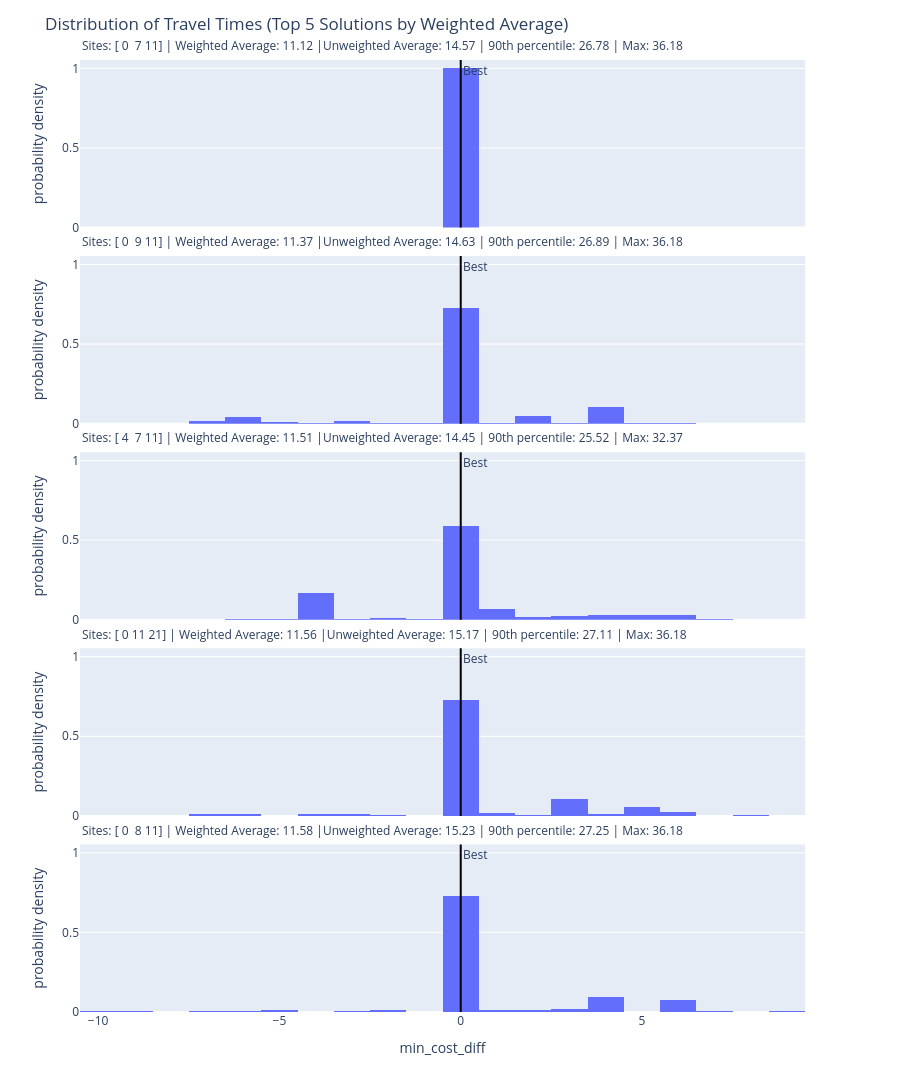

Notebook cell for this chart:
### Markdown cell above
How did the top 5 compare?

### Code cell
solution_3.plot_travel_time_distribution(top_n=5, compare_to_best=True)

### Figure 1 — Plotly figure (JSON) as saved in the notebook; plotly's stock layout.template omitted (floating-point values rounded to 4 significant figures; data arrays with more than 128 entries replaced by an {"elided": "..."} marker saying what was removed)
{"data": [{"bingroup": "x", "histnorm": "probability density", "hovertemplate": "label=Sites: [ 0  7 11] | Weighted Average: 11.12 |Unweighted Average: 14.57 | 90th percentile: 26.78 | Max: 36.18<br>min_cost_diff=%{x}<br>probability density=%{y}<extra></extra>", "legendgroup": "", "marker": {"color": "#636efa", "pattern": {"shape": ""}}, "name": "", "nbinsx": 30, "orientation": "v", "showlegend": false, "type": "histogram", "x": {"elided": "278 float values"}, "xaxis": "x5", "yaxis": "y5"}, {"bingroup": "x", "histnorm": "probability density", "hovertemplate": "label=Sites: [ 0  9 11] | Weighted Average: 11.37 |Unweighted Average: 14.63 | 90th percentile: 26.89 | Max: 36.18<br>min_cost_diff=%{x}<br>probability density=%{y}<extra></extra>", "legendgroup": "", "marker": {"color": "#636efa", "pattern": {"shape": ""}}, "name": "", "nbinsx": 30, "orientation": "v", "showlegend": false, "type": "histogram", "x": {"elided": "278 float values"}, "xaxis": "x4", "yaxis": "y4"}, {"bingroup": "x", "histnorm": "probability density", "hovertemplate": "label=Sites: [ 4  7 11] | Weighted Average: 11.51 |Unweighted Average: 14.45 | 90th percentile: 25.52 | Max: 32.37<br>min_cost_diff=%{x}<br>probability density=%{y}<extra></extra>", "legendgroup": "", "marker": {"color": "#636efa", "pattern": {"shape": ""}}, "name": "", "nbinsx": 30, "orientation": "v", "showlegend": false, "type": "histogram", "x": {"elided": "278 float values"}, "xaxis": "x3", "yaxis": "y3"}, {"bingroup": "x", "histnorm": "probability density", "hovertemplate": "label=Sites: [ 0 11 21] | Weighted Average: 11.56 |Unweighted Average: 15.17 | 90th percentile: 27.11 | Max: 36.18<br>min_cost_diff=%{x}<br>probability density=%{y}<extra></extra>", "legendgroup": "", "marker": {"color": "#636efa", "pattern": {"shape": ""}}, "name": "", "nbinsx": 30, "orientation": "v", "showlegend": false, "type": "histogram", "x": {"elided": "278 float values"}, "xaxis": "x2", "yaxis": "y2"}, {"bingroup": "x", "histnorm": "probability density", "hovertemplate": "label=Sites: [ 0  8 11] | Weighted Average: 11.58 |Unweighted Average: 15.23 | 90th percentile: 27.25 | Max: 36.18<br>min_cost_diff=%{x}<br>probability density=%{y}<extra></extra>", "legendgroup": "", "marker": {"color": "#636efa", "pattern": {"shape": ""}}, "name": "", "nbinsx": 30, "orientation": "v", "showlegend": false, "type": "histogram", "x": {"elided": "278 float values"}, "xaxis": "x", "yaxis": "y"}], "layout": {"annotations": [{"showarrow": false, "text": "Sites: [ 0  8 11] | Weighted Average: 11.58 |Unweighted Average: 15.23 | 90th percentile: 27.25 | Max: 36.18", "textangle": 0, "x": 0, "xanchor": "left", "xref": "paper", "y": 0.18, "yanchor": "bottom", "yref": "paper"}, {"showarrow": false, "text": "Sites: [ 0 11 21] | Weighted Average: 11.56 |Unweighted Average: 15.17 | 90th percentile: 27.11 | Max: 36.18", "textangle": 0, "x": 0, "xanchor": "left", "xref": "paper", "y": 0.386, "yanchor": "bottom", "yref": "paper"}, {"showarrow": false, "text": "Sites: [ 4  7 11] | Weighted Average: 11.51 |Unweighted Average: 14.45 | 90th percentile: 25.52 | Max: 32.37", "textangle": 0, "x": 0, "xanchor": "left", "xref": "paper", "y": 0.592, "yanchor": "bottom", "yref": "paper"}, {"showarrow": false, "text": "Sites: [ 0  9 11] | Weighted Average: 11.37 |Unweighted Average: 14.63 | 90th percentile: 26.89 | Max: 36.18", "textangle": 0, "x": 0, "xanchor": "left", "xref": "paper", "y": 0.798, "yanchor": "bottom", "yref": "paper"}, {"showarrow": false, "text": "Sites: [ 0  7 11] | Weighted Average: 11.12 |Unweighted Average: 14.57 | 90th percentile: 26.78 | Max: 36.18", "textangle": 0, "x": 0, "xanchor": "left", "xref": "paper", "y": 1.004, "yanchor": "bottom", "yref": "paper"}, {"showarrow": false, "text": "Best", "x": 0, "xanchor": "left", "xref": "x", "y": 1, "yanchor": "top", "yref": "y domain"}, {"showarrow": false, "text": "Best", "x": 0, "xanchor": "left", "xref": "x2", "y": 1, "yanchor": "top", "yref": "y2 domain"}, {"showarrow": false, "text": "Best", "x": 0, "xanchor": "left", "xref": "x3", "y": 1, "yanchor": "top", "yref": "y3 domain"}, {"showarrow": false, "text": "Best", "x": 0, "xanchor": "left", "xref": "x4", "y": 1, "yanchor": "top", "yref": "y4 domain"}, {"showarrow": false, "text": "Best", "x": 0, "xanchor": "left", "xref": "x5", "y": 1, "yanchor": "top", "yref": "y5 domain"}], "barmode": "relative", "height": 1250, "legend": {"tracegroupgap": 0}, "margin": {"t": 60}, "shapes": [{"line": {"color": "black", "width": 2}, "type": "line", "x0": 0, "x1": 0, "xref": "x", "y0": 0, "y1": 1, "yref": "y domain"}, {"line": {"color": "black", "width": 2}, "type": "line", "x0": 0, "x1": 0, "xref": "x2", "y0": 0, "y1": 1, "yref": "y2 domain"}, {"line": {"color": "black", "width": 2}, "type": "line", "x0": 0, "x1": 0, "xref": "x3", "y0": 0, "y1": 1, "yref": "y3 domain"}, {"line": {"color": "black", "width": 2}, "type": "line", "x0": 0, "x1": 0, "xref": "x4", "y0": 0, "y1": 1, "yref": "y4 domain"}, {"line": {"color": "black", "width": 2}, "type": "line", "x0": 0, "x1": 0, "xref": "x5", "y0": 0, "y1": 1, "yref": "y5 domain"}], "title": {"text": "Distribution of Travel Times (Top 5 Solutions by Weighted Average)"}, "xaxis": {"anchor": "y", "domain": [0, 0.98], "title": {"text": "min_cost_diff"}}, "xaxis2": {"anchor": "y2", "domain": [0, 0.98], "matches": "x", "showticklabels": false}, "xaxis3": {"anchor": "y3", "domain": [0, 0.98], "matches": "x", "showticklabels": false}, "xaxis4": {"anchor": "y4", "domain": [0, 0.98], "matches": "x", "showticklabels": false}, "xaxis5": {"anchor": "y5", "domain": [0, 0.98], "matches": "x", "showticklabels": false}, "yaxis": {"anchor": "x", "domain": [0, 0.176], "title": {"text": "probability density"}}, "yaxis2": {"anchor": "x2", "domain": [0.206, 0.382], "matches": "y", "title": {"text": "probability density"}}, "yaxis3": {"anchor": "x3", "domain": [0.412, 0.588], "matches": "y", "title": {"text": "probability density"}}, "yaxis4": {"anchor": "x4", "domain": [0.618, 0.794], "matches": "y", "title": {"text": "probability density"}}, "yaxis5": {"anchor": "x5", "domain": [0.824, 1], "matches": "y", "title": {"text": "probability density"}}}}
